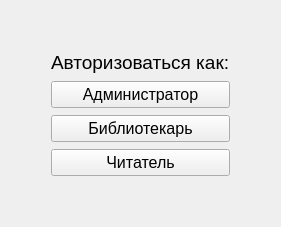
      <widget class="QWidget" name="authorization_as_page">
       <layout class="QHBoxLayout" name="horizontalLayout_2">
        <item>
         <spacer name="horizontalSpacer_13">
          <property name="orientation">
           <enum>Qt::Horizontal</enum>
          </property>
          <property name="sizeHint" stdset="0">
           <size>
            <width>40</width>
            <height>20</height>
           </size>
          </property>
         </spacer>
        </item>
        <item>
         <layout class="QVBoxLayout" name="verticalLayout_3">
          <property name="spacing">
           <number>7</number>
          </property>
          <item>
           <spacer name="verticalSpacer_3">
            <property name="orientation">
             <enum>Qt::Vertical</enum>
            </property>
            <property name="sizeHint" stdset="0">
             <size>
              <width>20</width>
              <height>40</height>
             </size>
            </property>
           </spacer>
          </item>
          <item>
           <widget class="QLabel" name="label_4">
            <property name="font">
             <font>
              <pointsize>14</pointsize>
             </font>
            </property>
            <property name="text">
             <string>Авторизоваться как:</string>
            </property>
           </widget>
          </item>
          <item>
           <widget class="QPushButton" name="authorize_as_admin_btn">
            <property name="font">
             <font>
              <pointsize>12</pointsize>
             </font>
            </property>
            <property name="text">
             <string>Администратор</string>
            </property>
           </widget>
          </item>
          <item>
           <widget class="QPushButton" name="authorize_as_librarian_btn">
            <property name="font">
             <font>
              <pointsize>12</pointsize>
             </font>
            </property>
            <property name="text">
             <string>Библиотекарь</string>
            </property>
           </widget>
          </item>
          <item>
           <widget class="QPushButton" name="authorize_as_reader_btn">
            <property name="font">
             <font>
              <pointsize>12</pointsize>
             </font>
            </property>
            <property name="text">
             <string>Читатель</string>
            </property>
           </widget>
          </item>
          <item>
           <spacer name="verticalSpacer_4">
            <property name="orientation">
             <enum>Qt::Vertical</enum>
            </property>
            <property name="sizeHint" stdset="0">
             <size>
              <width>20</width>
              <height>40</height>
             </size>
            </property>
           </spacer>
          </item>
         </layout>
        </item>
        <item>
         <spacer name="horizontalSpacer_14">
          <property name="orientation">
           <enum>Qt::Horizontal</enum>
          </property>
          <property name="sizeType">
           <enum>QSizePolicy::MinimumExpanding</enum>
          </property>
          <property name="sizeHint" stdset="0">
           <size>
            <width>40</width>
            <height>20</height>
           </size>
          </property>
         </spacer>
        </item>
       </layout>
      </widget>
